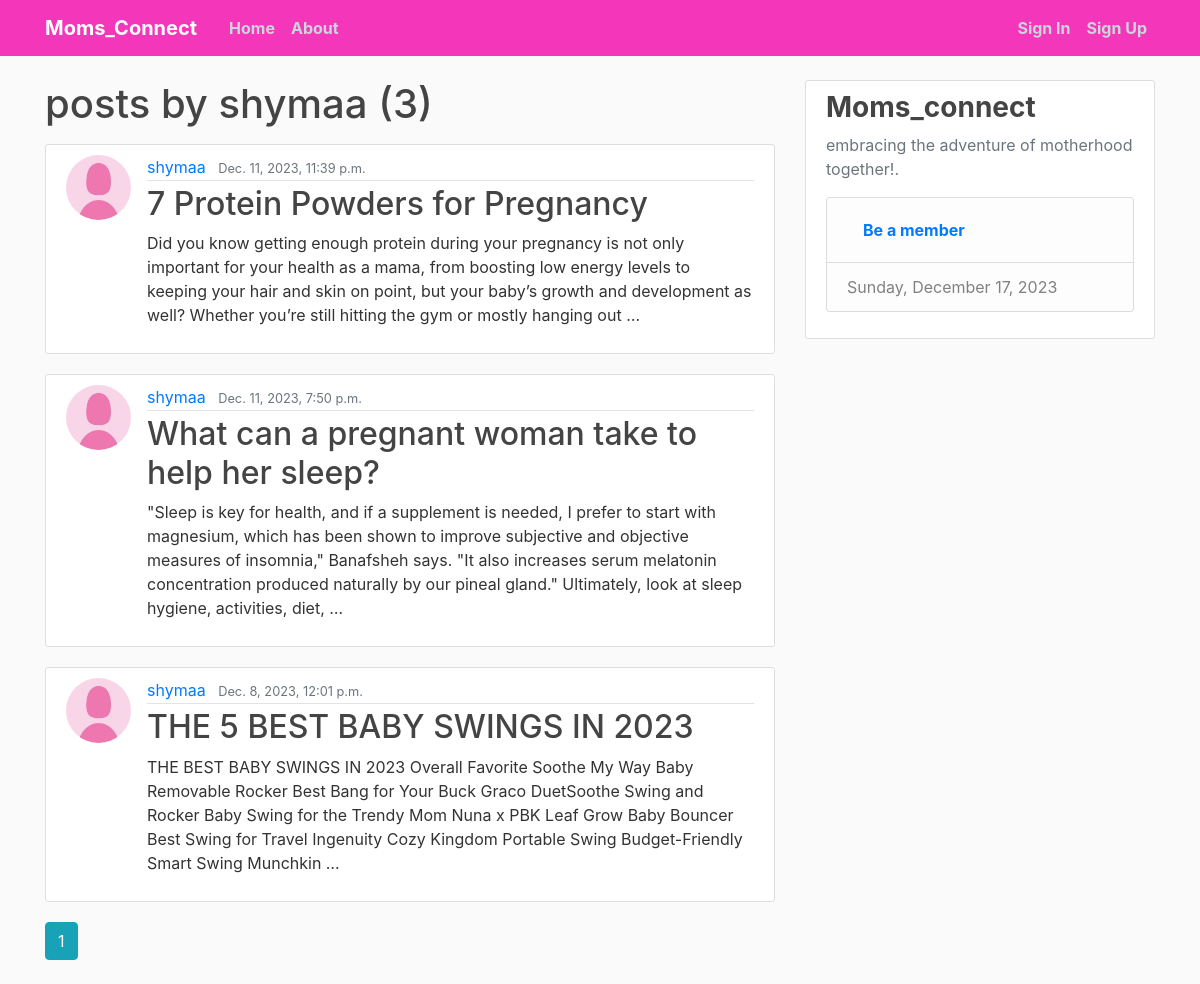
The page /user/shymaa/ on the database its author committed.
### blog/models.py (models this page shows, shortened)
class Post(models.Model):
    title = models.CharField(max_length=200)
    content = RichTextField(blank=True, null=True)
    date_posted = models.DateTimeField(default=timezone.now)
    author = models.ForeignKey(User, on_delete=models.CASCADE)

### users/models.py (models this page shows, shortened)
class Profile(models.Model):
    user = models.OneToOneField(User, on_delete=models.CASCADE)
    Bio = models.CharField(max_length=1000, blank=True)
    image = models.ImageField(default='default.jpg', upload_to='profile_photos')

### blog/views.py (the view)
# urls.py: path('user/<str:username>/', userPostListView.as_view(), name='blog-user-posts'),
class userPostListView(ListView):
    model = Post
    template_name = 'blog/user_posts.html'
    context_object_name = 'posts'
    paginate_by = 5
    def get_queryset(self):
        user = get_object_or_404(User, username=self.kwargs.get('username'))
        return Post.objects.filter(author=user).order_by('-date_posted')

### templates/blog/user_posts.html (shortened to what this page needs)
{% extends "base.html" %}
{% block content %}
<h1 class="mb-3">posts by {{ view.kwargs.username }} ({{ page_obj.paginator.count }})</h1>
    {% for post in posts %}
    <article class="media content-section">
      <img class="rounded-circle article-img" src="{{ post.author.profile.image.url }}">
        <div class="media-body">
          <div class="article-metadata">
            <a class="mr-2" href="{% url 'blog-user-posts' post.author.username %}">{{ post.author }}</a>
            <small class="text-muted">{{ post.date_posted }}</small>
          </div>
          <h2><a class="article-title" href="{% url 'blog-post-detail' post.id %}">{{ post.title }}</a></h2>
          <p class="article-content">{{ post.content|truncatewords:50|safe}}</p>
        </div>
    </article>
    {% endfor %}
    {% for num in page_obj.paginator.page_range %}
        {% if page_obj.number == num %}
          <a class="btn btn-info mb-4" href="?page={{ num }}">{{ num }}</a>
        {% elif num > page_obj.number|add:'-3' and num < page_obj.number|add:'3' %}
          <a class="btn btn-outline-info mb-4" href="?page={{ num }}">{{ num }}</a>
        {% endif %}
      {% endfor %}
{% endblock content %}

### Mommyblog/static/css/main.css (style rules this page uses)
body { background: #fafafa; color: #333333; margin-top: 5rem; }
h1, h2, h3, h4, h5, h6 { color: #444444; }
.content-section { background: #ffffff; padding: 10px 20px; border: 1px solid #dddddd; border-radius: 3px; margin-bottom: 20px; }
.article-title { color: #444444; }
.article-content { white-space: pre-line; }
.article-img { height: 65px; width: 65px; margin-right: 16px; }
.article-metadata { padding-bottom: 1px; margin-bottom: 4px; border-bottom: 1px solid #e3e3e3 }

### templates/base.html (style rules this page uses)
body { background-image: url("https://img.pikbest.com/backgrounds/20220119/mother-baby-gynecology-woman-pink_6245648.jpg!sw800"); background-size: cover; background-repeat: no-repeat; background-attachment: fixed; }

### rows shown on the page
Post: author.profile.image (placeholder picture), author "shymaa", date_posted "Dec. 11, 2023, 11:39 p.m.", title "7 Protein Powders for Pregnancy", content "Did you know getting enough protein during your pregnancy is not only important for your health as a mama, from boosting low energy levels to keeping your hair and skin on point, but your baby’s growth and development as well? Whether you’re still hitting the gym or mostly hanging out …"
Post: author.profile.image (placeholder picture), author "shymaa", date_posted "Dec. 11, 2023, 7:50 p.m.", title "What can a pregnant woman take to help her sleep?", content "\"Sleep is key for health, and if a supplement is needed, I prefer to start with magnesium, which has been shown to improve subjective and objective measures of insomnia,\" Banafsheh says. \"It also increases serum melatonin concentration produced naturally by our pineal gland.\" Ultimately, look at sleep hygiene, activities, diet, …"
Post: author.profile.image (placeholder picture), author "shymaa", date_posted "Dec. 8, 2023, 12:01 p.m.", title "THE 5 BEST BABY SWINGS IN 2023", content "THE BEST BABY SWINGS IN 2023 Overall Favorite Soothe My Way Baby Removable Rocker Best Bang for Your Buck Graco DuetSoothe Swing and Rocker Baby Swing for the Trendy Mom Nuna x PBK Leaf Grow Baby Bouncer Best Swing for Travel Ingenuity Cozy Kingdom Portable Swing Budget-Friendly Smart Swing Munchkin …"

### other values the page prints
{{ view.kwargs.username }} "shymaa"
{{ page_obj.paginator.count }} "3"
{{ num }} "1"
